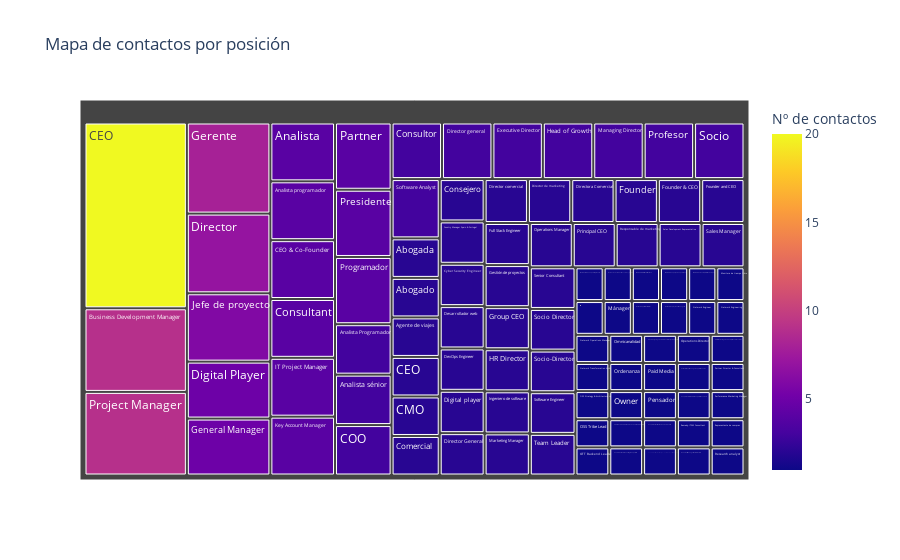

The notebook cell this image was saved under:
### Markdown cell above
Y ahora mostramos un TreeMap que nos da otra visión de los mismos datos

### Code cell
fig5 = px.treemap(df_by_position[:100], path=["Position"], values="First Name",
                  hover_data=["Position", "First Name"], color="First Name",
                  labels={"First Name":"Nº de contactos"}, title="Mapa de contactos por posición")
fig5.show()

### Figure 1 — Plotly figure (JSON) as saved in the notebook; plotly's stock layout.template omitted (floating-point values rounded to 4 significant figures; data arrays with more than 128 entries replaced by an {"elided": "..."} marker saying what was removed)
{"data": [{"branchvalues": "total", "customdata": {"elided": "100x3 mixed values"}, "domain": {"x": [0, 1], "y": [0, 1]}, "hovertemplate": "labels=%{label}<br>First Name_sum=%{value}<br>parent=%{parent}<br>id=%{id}<br>Position=%{customdata[0]}<br>Nº de contactos=%{color}<extra></extra>", "ids": ["Abogada", "Abogado", "Agente de viajes", "Analista", "Analista Programador", "Analista programador", "Analista sénior", "Business Development Manager", "CEO", "CEO ", "CEO & Co-Founder", "CMO", "COO", "Comercial", "Consejero", "Consultant", "Consultor", "Country Manager Spain & Portugal", "Cyber Security Engineer", "Desarrollador web", "DevOps Engineer", "Digital Player", "Digital player", "Director", "Director General", "Director comercial", "Director de marketing", "Director general", "Directora Comercial", "Executive Director", "Founder", "Founder & CEO", "Founder and CEO", "Full Stack Engineer", "General Manager", "Gerente", "Gestión de proyectos", "Group CEO", "HR Director", "Head of Growth", "IT Project Manager", "Ingeniero de software", "Jefe de proyecto", "Key Account Manager", "Managing Director", "Marketing Manager", "Member Of The Supervisory Board", "Mercado Noroeste. Industria, Consumo y Retail", "Miembro BNI Acción \" As Mariñas\"", "Miembro de equipo de operaciones", "Miembro del Consejo Directivo Europeo", "Monitora de tiempo libre", "Movilidad * Des. Económico * Contratación y Patrimonio * SAC * Proyectos Estratégicos e Innovación", "Mánager", "Network Applications Director", "Network Deployment Manager - R", "Network Engineer", "Network Engineering", "Network Operations Manager", "Network Transformation Architect", "OSS Strategy & Architecture Lead", "OSS Tribe Lead", "OTT Backend Leader", "Omnicanalidad", "Operador galego de telecomunicacións por fibra óptica", "Operations Director", "Operations Manager", "Oracle Marketing Cloud Enterprise Sales Executive", "Ordenanza", "Owner", "PROMOTOR - FORO INVENTA TU COMUNICACIÓN 2017", "PSS - Product Solution Selling - DC Specialist", "Paid Media", "Partner", "Partner Account Manager Supplies Benelux", "Partner Director & Consultant", "Pensador", "People Business Partner Leader LATAM", "People centric Business Design | Customer Centricity, Innovación & Cultura Corporativa", "People- Desarrollo Profesional y Atraccion Talento", "Performance Marketing Manager", "Presidente", "Principal CEO", "Profesor", "Programador", "Project Manager", "Remedy-ITSM Consultant", "Renewals Manager - Iberia & Nordics", "Representante de compras", "Research analyst", "Responsable de marketing", "Sales Development Representative", "Sales Manager", "Senior Consultant", "Socio", "Socio Director", "Socio-Director", "Software Analyst", "Software Engineer", "Team Leader"], "labels": ["Abogada", "Abogado", "Agente de viajes", "Analista", "Analista Programador", "Analista programador", "Analista sénior", "Business Development Manager", "CEO", "CEO ", "CEO & Co-Founder", "CMO", "COO", "Comercial", "Consejero", "Consultant", "Consultor", "Country Manager Spain & Portugal", "Cyber Security Engineer", "Desarrollador web", "DevOps Engineer", "Digital Player", "Digital player", "Director", "Director General", "Director comercial", "Director de marketing", "Director general", "Directora Comercial", "Executive Director", "Founder", "Founder & CEO", "Founder and CEO", "Full Stack Engineer", "General Manager", "Gerente", "Gestión de proyectos", "Group CEO", "HR Director", "Head of Growth", "IT Project Manager", "Ingeniero de software", "Jefe de proyecto", "Key Account Manager", "Managing Director", "Marketing Manager", "Member Of The Supervisory Board", "Mercado Noroeste. Industria, Consumo y Retail", "Miembro BNI Acción \" As Mariñas\"", "Miembro de equipo de operaciones", "Miembro del Consejo Directivo Europeo", "Monitora de tiempo libre", "Movilidad * Des. Económico * Contratación y Patrimonio * SAC * Proyectos Estratégicos e Innovación", "Mánager", "Network Applications Director", "Network Deployment Manager - R", "Network Engineer", "Network Engineering", "Network Operations Manager", "Network Transformation Architect", "OSS Strategy & Architecture Lead", "OSS Tribe Lead", "OTT Backend Leader", "Omnicanalidad", "Operador galego de telecomunicacións por fibra óptica", "Operations Director", "Operations Manager", "Oracle Marketing Cloud Enterprise Sales Executive", "Ordenanza", "Owner", "PROMOTOR - FORO INVENTA TU COMUNICACIÓN 2017", "PSS - Product Solution Selling - DC Specialist", "Paid Media", "Partner", "Partner Account Manager Supplies Benelux", "Partner Director & Consultant", "Pensador", "People Business Partner Leader LATAM", "People centric Business Design | Customer Centricity, Innovación & Cultura Corporativa", "People- Desarrollo Profesional y Atraccion Talento", "Performance Marketing Manager", "Presidente", "Principal CEO", "Profesor", "Programador", "Project Manager", "Remedy-ITSM Consultant", "Renewals Manager - Iberia & Nordics", "Representante de compras", "Research analyst", "Responsable de marketing", "Sales Development Representative", "Sales Manager", "Senior Consultant", "Socio", "Socio Director", "Socio-Director", "Software Analyst", "Software Engineer", "Team Leader"], "marker": {"coloraxis": "coloraxis", "colors": [2, 2, 2, 4, 3, 4, 3, 9, 20, 2, 4, 2, 3, 2, 2, 4, 3, 2, 2, 2, 2, 5, 2, 7, 2, 2, 2, 3, 2, 3, 2, 2, 2, 2, 5, 8, 2, 2, 2, 3, 4, 2, 6, 4, 3, 2, 1, 1, 1, 1, 1, 1, 1, 1, 1, 1, 1, 1, 1, 1, 1, 1, 1, 1, 1, 1, 2, 1, 1, 1, 1, 1, 1, 4, 1, 1, 1, 1, 1, 1, 1, 4, 2, 3, 4, 9, 1, 1, 1, 1, 2, 2, 2, 2, 3, 2, 2, 3, 2, 2]}, "name": "", "parents": ["", "", "", "", "", "", "", "", "", "", "", "", "", "", "", "", "", "", "", "", "", "", "", "", "", "", "", "", "", "", "", "", "", "", "", "", "", "", "", "", "", "", "", "", "", "", "", "", "", "", "", "", "", "", "", "", "", "", "", "", "", "", "", "", "", "", "", "", "", "", "", "", "", "", "", "", "", "", "", "", "", "", "", "", "", "", "", "", "", "", "", "", "", "", "", "", "", "", "", ""], "type": "treemap", "values": [2, 2, 2, 4, 3, 4, 3, 9, 20, 2, 4, 2, 3, 2, 2, 4, 3, 2, 2, 2, 2, 5, 2, 7, 2, 2, 2, 3, 2, 3, 2, 2, 2, 2, 5, 8, 2, 2, 2, 3, 4, 2, 6, 4, 3, 2, 1, 1, 1, 1, 1, 1, 1, 1, 1, 1, 1, 1, 1, 1, 1, 1, 1, 1, 1, 1, 2, 1, 1, 1, 1, 1, 1, 4, 1, 1, 1, 1, 1, 1, 1, 4, 2, 3, 4, 9, 1, 1, 1, 1, 2, 2, 2, 2, 3, 2, 2, 3, 2, 2]}], "layout": {"coloraxis": {"colorbar": {"title": {"text": "Nº de contactos"}}, "colorscale": [[0, "#0d0887"], [0.1111, "#46039f"], [0.2222, "#7201a8"], [0.3333, "#9c179e"], [0.4444, "#bd3786"], [0.5556, "#d8576b"], [0.6667, "#ed7953"], [0.7778, "#fb9f3a"], [0.8889, "#fdca26"], [1, "#f0f921"]]}, "legend": {"tracegroupgap": 0}, "title": {"text": "Mapa de contactos por posición"}}}
